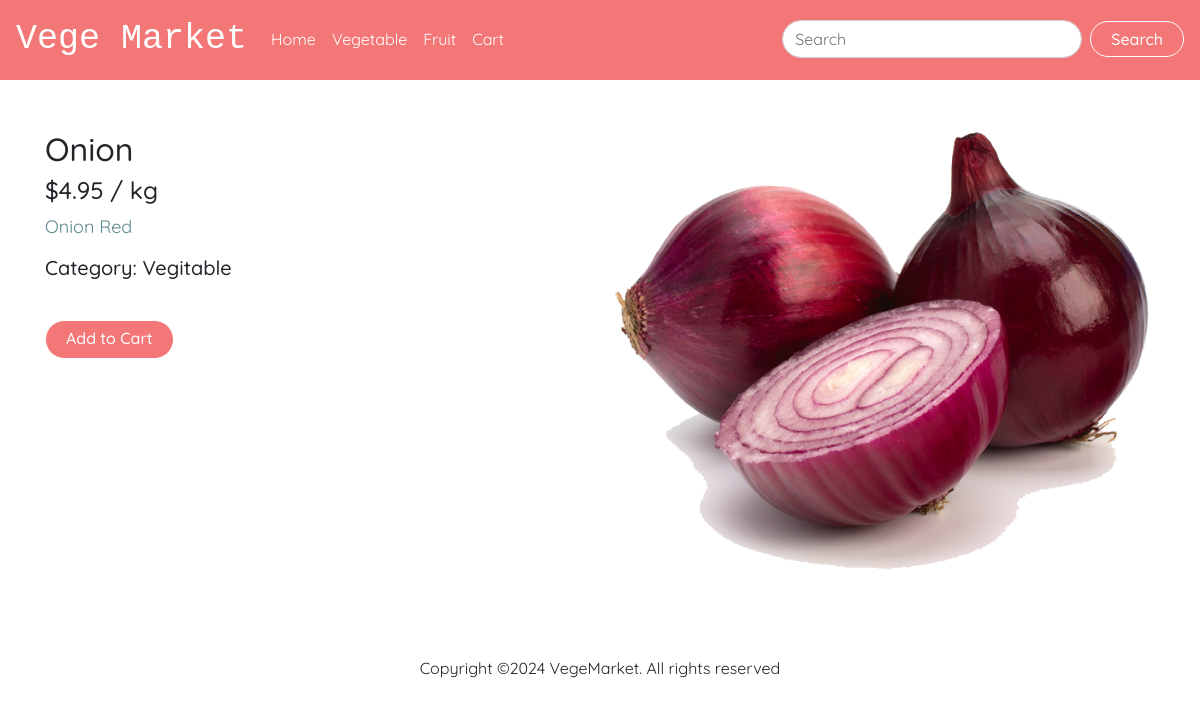
The app's page /detail/2 with its own data.
### vegemarket/models.py (models this page shows)
class ItemDetail(db.Model):
    __tablename__ = 'item_details'
    id = db.Column(db.Integer, primary_key=True)
    title = db.Column(db.String(64), unique=True)
    category = db.Column(db.String(100), nullable=False)
    description = db.Column(db.String(500), nullable=False)
    image = db.Column(db.String(60), nullable=False, default = 'defaultimage.jpg')
    price = db.Column(db.Float)
    item_id = db.Column(db.Integer, db.ForeignKey('categorys.id'))

### vegemarket/view.py (the view)
@bp.route('/detail/<int:itemid>', methods = ['POST','GET'])
def itemdetail(itemid):
    selecteditem = db.session.scalars(db.select(ItemDetail).where(ItemDetail.id==itemid)).all()
    return render_template('detail.html', itemDetail = selecteditem)

### vegemarket/templates/detail.html (shortened to what this page needs)
{% extends 'base.html' %}
{% block main %}
<section class="pbt-50 category">
  <div class="container">
    <div class="row">
      {% for item in itemDetail %}
      <div class="col-xl-6">
        <h2>{{item.title}}</h2>
        <h4>${{item.price}} / kg</h4>
        <p class="theme-desc">{{item.description}}</p>
        <h5 class="pb-2 mb-2">Category: {{item.category}}</h5>
        <form action="{{url_for('main.cart')}}">
          <br />
          <input class="btn btn-primary custom-btn pb-2 mb-4" type="submit" value="Add to Cart">
        </form>
      </div>
      <div class="col-xl-6">
        <div class="desc-img-box">
          <img src="../static/images/{{item.image}}" class="card-img-top" alt="">
        </div>
      </div>
      {% endfor %}
    </div>
  </div>
</section>
{% endblock %}

### vegemarket/static/css/custom.css (style rules this page uses)
body { font-family: 'Quicksand', sans-serif; font-weight: 400; }
img { max-width: 100%; }
.custom-btn { padding: 5px 20px; background-color: #f47777; color: #fff; border-radius: 100px; border-color: #fff; transition: 1s ease-in-out; font-weight: 500; }
p.theme-desc { font-size: 18px; font-weight: 400; color: #5f888d; }
.pbt-50 { padding-top: 50px; padding-bottom: 50px; }
button, input { overflow: visible; border-radius: 9px; padding-left: inherit; }

### records on screen
ItemDetail: title "Onion", price "4.95", description "Onion Red", category "Vegitable", image (picture)
